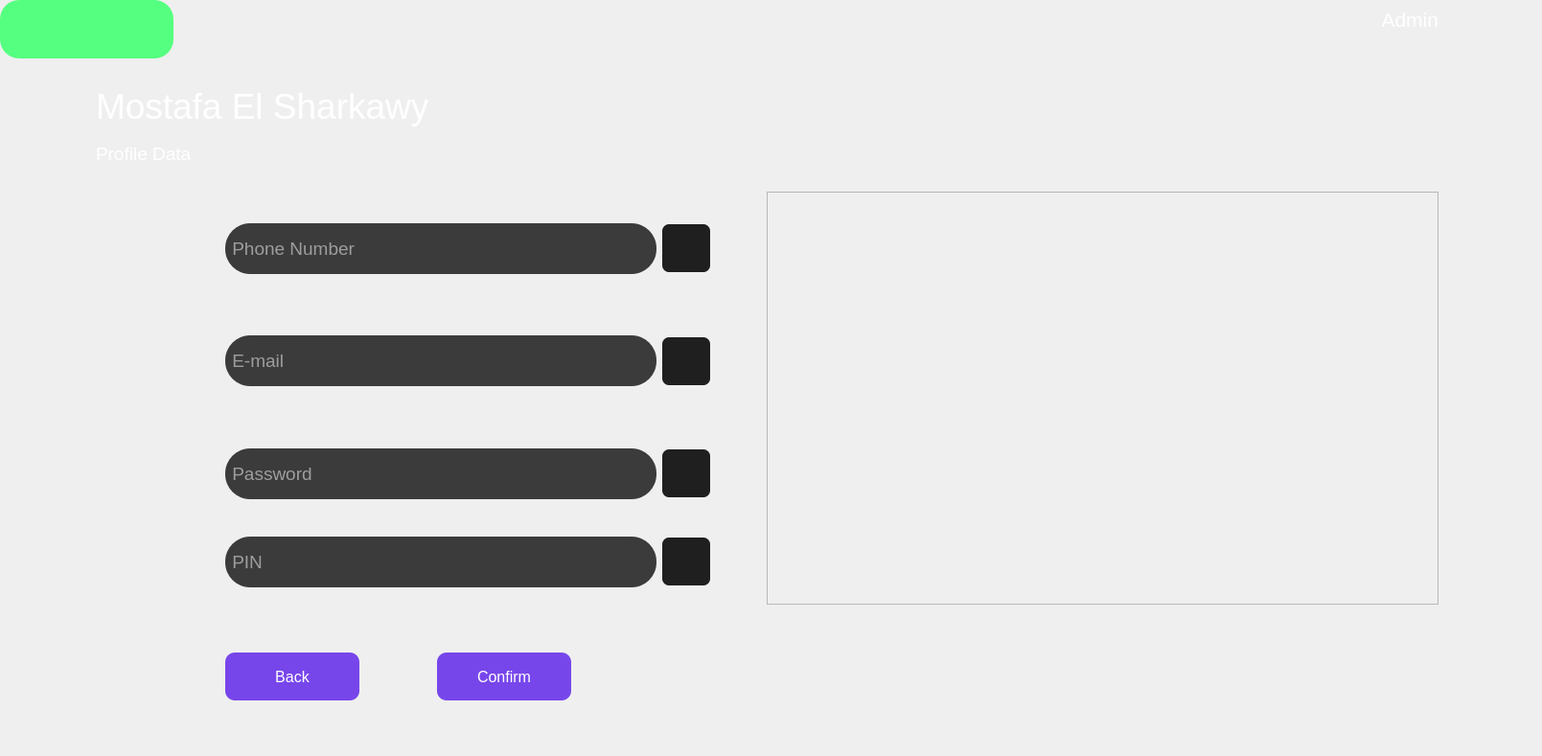
    <widget class="QWidget" name="page_10">
     <property name="styleSheet">
      <string notr="true">color: rgb(255, 255, 255);</string>
     </property>
     <widget class="QWidget" name="widget_22" native="true">
      <property name="geometry">
       <rect>
        <x>0</x>
        <y>0</y>
        <width>1600</width>
        <height>780</height>
       </rect>
      </property>
      <property name="minimumSize">
       <size>
        <width>450</width>
        <height>0</height>
       </size>
      </property>
      <property name="font">
       <font>
        <pointsize>12</pointsize>
       </font>
      </property>
      <property name="styleSheet">
       <string notr="true">QLineEdit
{
border-radius:26px;
background-color:3b3b3b;
}
QPushButton{
background-color:rgb(122, 105, 233);
color:white;
border-radius:7px;
}</string>
      </property>
      <widget class="QLabel" name="label_83">
       <property name="geometry">
        <rect>
         <x>100</x>
         <y>140</y>
         <width>131</width>
         <height>41</height>
        </rect>
       </property>
       <property name="font">
        <font>
         <pointsize>14</pointsize>
        </font>
       </property>
       <property name="text">
        <string>Profile Data</string>
       </property>
      </widget>
      <widget class="QLabel" name="label_85">
       <property name="geometry">
        <rect>
         <x>1360</x>
         <y>0</y>
         <width>141</width>
         <height>41</height>
        </rect>
       </property>
       <property name="font">
        <font>
         <pointsize>16</pointsize>
         <bold>false</bold>
        </font>
       </property>
       <property name="text">
        <string>&lt;html&gt;&lt;head/&gt;&lt;body&gt;&lt;p align=&quot;right&quot;&gt;Admin&lt;/p&gt;&lt;/body&gt;&lt;/html&gt;</string>
       </property>
      </widget>
      <widget class="QLabel" name="label_86">
       <property name="geometry">
        <rect>
         <x>100</x>
         <y>80</y>
         <width>571</width>
         <height>61</height>
        </rect>
       </property>
       <property name="font">
        <font>
         <pointsize>28</pointsize>
        </font>
       </property>
       <property name="text">
        <string>Mostafa El Sharkawy</string>
       </property>
      </widget>
      <widget class="QWidget" name="layoutWidget_4">
       <property name="geometry">
        <rect>
         <x>100</x>
         <y>200</y>
         <width>641</width>
         <height>447</height>
        </rect>
       </property>
       <layout class="QVBoxLayout" name="verticalLayout_2">
        <item>
         <layout class="QHBoxLayout" name="horizontalLayout_9">
          <item>
           <widget class="QLabel" name="label_89">
            <property name="text">
             <string/>
            </property>
            <property name="pixmap">
             <pixmap resource="assets3.qrc">:/new/prefix3/phone.png</pixmap>
            </property>
           </widget>
          </item>
          <item>
           <widget class="QLineEdit" name="lineEdit_9">
            <property name="minimumSize">
             <size>
              <width>450</width>
              <height>53</height>
             </size>
            </property>
            <property name="maximumSize">
             <size>
              <width>350</width>
              <height>53</height>
             </size>
            </property>
            <property name="font">
             <font>
              <pointsize>14</pointsize>
             </font>
            </property>
            <property name="styleSheet">
             <string notr="true">background-color: rgb(59, 59, 59);</string>
            </property>
            <property name="text">
             <string/>
            </property>
            <property name="placeholderText">
             <string> Phone Number</string>
            </property>
           </widget>
          </item>
          <item>
           <widget class="QPushButton" name="pushButton_96">
            <property name="minimumSize">
             <size>
              <width>50</width>
              <height>50</height>
             </size>
            </property>
            <property name="maximumSize">
             <size>
              <width>50</width>
              <height>50</height>
             </size>
            </property>
            <property name="font">
             <font>
              <pointsize>12</pointsize>
             </font>
            </property>
            <property name="styleSheet">
             <string notr="true">background-color: rgb(31, 31, 31);</string>
            </property>
            <property name="text">
             <string/>
            </property>
           </widget>
          </item>
         </layout>
        </item>
        <item>
         <layout class="QHBoxLayout" name="horizontalLayout_11">
          <item>
           <widget class="QLabel" name="label_90">
            <property name="minimumSize">
             <size>
              <width>87</width>
              <height>104</height>
             </size>
            </property>
            <property name="text">
             <string/>
            </property>
            <property name="pixmap">
             <pixmap resource="assets3.qrc">:/new/prefix3/email.png</pixmap>
            </property>
            <property name="scaledContents">
             <bool>false</bool>
            </property>
           </widget>
          </item>
          <item>
           <widget class="QLineEdit" name="lineEdit_8">
            <property name="minimumSize">
             <size>
              <width>450</width>
              <height>53</height>
             </size>
            </property>
            <property name="maximumSize">
             <size>
              <width>350</width>
              <height>53</height>
             </size>
            </property>
            <property name="font">
             <font>
              <pointsize>14</pointsize>
             </font>
            </property>
            <property name="styleSheet">
             <string notr="true">background-color: rgb(59, 59, 59);</string>
            </property>
            <property name="text">
             <string/>
            </property>
            <property name="placeholderText">
             <string> E-mail</string>
            </property>
           </widget>
          </item>
          <item>
           <widget class="QPushButton" name="pushButton_97">
            <property name="minimumSize">
             <size>
              <width>50</width>
              <height>50</height>
             </size>
            </property>
            <property name="maximumSize">
             <size>
              <width>50</width>
              <height>50</height>
             </size>
            </property>
            <property name="font">
             <font>
              <pointsize>12</pointsize>
             </font>
            </property>
            <property name="styleSheet">
             <string notr="true">background-color: rgb(31, 31, 31);</string>
            </property>
            <property name="text">
             <string/>
            </property>
           </widget>
          </item>
         </layout>
        </item>
        <item>
         <layout class="QHBoxLayout" name="horizontalLayout_12">
          <item>
           <widget class="QLabel" name="label_91">
            <property name="text">
             <string/>
            </property>
            <property name="pixmap">
             <pixmap resource="assets3.qrc">:/new/prefix3/BD.png</pixmap>
            </property>
           </widget>
          </item>
          <item>
           <widget class="QLineEdit" name="lineEdit_11">
            <property name="minimumSize">
             <size>
              <width>450</width>
              <height>53</height>
             </size>
            </property>
            <property name="maximumSize">
             <size>
              <width>350</width>
              <height>53</height>
             </size>
            </property>
            <property name="font">
             <font>
              <pointsize>14</pointsize>
             </font>
            </property>
            <property name="styleSheet">
             <string notr="true">background-color: rgb(59, 59, 59);</string>
            </property>
            <property name="text">
             <string/>
            </property>
            <property name="echoMode">
             <enum>QLineEdit::Password</enum>
            </property>
            <property name="placeholderText">
             <string> Password</string>
            </property>
           </widget>
          </item>
          <item>
           <widget class="QPushButton" name="pushButton_98">
            <property name="minimumSize">
             <size>
              <width>50</width>
              <height>50</height>
             </size>
            </property>
            <property name="maximumSize">
             <size>
              <width>50</width>
              <height>50</height>
             </size>
            </property>
            <property name="font">
             <font>
              <pointsize>12</pointsize>
             </font>
            </property>
            <property name="styleSheet">
             <string notr="true">background-color: rgb(31, 31, 31);</string>
            </property>
            <property name="text">
             <string/>
            </property>
            <property name="icon">
             <iconset resource="assets.qrc">
              <normaloff>:/new/prefix1/eye-password-show-svgrepo-com (1).png</normaloff>:/new/prefix1/eye-password-show-svgrepo-com (1).png</iconset>
            </property>
            <property name="iconSize">
             <size>
              <width>40</width>
              <height>40</height>
             </size>
            </property>
           </widget>
          </item>
         </layout>
        </item>
        <item>
         <layout class="QHBoxLayout" name="horizontalLayout_13">
          <item>
           <widget class="QLabel" name="label_135">
            <property name="text">
             <string/>
            </property>
            <property name="pixmap">
             <pixmap resource="assets3.qrc">:/new/prefix3/pinAndPass.png</pixmap>
            </property>
           </widget>
          </item>
          <item>
           <widget class="QLineEdit" name="lineEdit_10">
            <property name="minimumSize">
             <size>
              <width>450</width>
              <height>53</height>
             </size>
            </property>
            <property name="maximumSize">
             <size>
              <width>350</width>
              <height>53</height>
             </size>
            </property>
            <property name="font">
             <font>
              <pointsize>14</pointsize>
             </font>
            </property>
            <property name="styleSheet">
             <string notr="true">background-color: rgb(59, 59, 59);</string>
            </property>
            <property name="text">
             <string/>
            </property>
            <property name="echoMode">
             <enum>QLineEdit::Password</enum>
            </property>
            <property name="placeholderText">
             <string> PIN</string>
            </property>
           </widget>
          </item>
          <item>
           <widget class="QPushButton" name="pushButton_99">
            <property name="minimumSize">
             <size>
              <width>50</width>
              <height>50</height>
             </size>
            </property>
            <property name="maximumSize">
             <size>
              <width>50</width>
              <height>50</height>
             </size>
            </property>
            <property name="font">
             <font>
              <pointsize>12</pointsize>
             </font>
            </property>
            <property name="styleSheet">
             <string notr="true">background-color: rgb(31, 31, 31);</string>
            </property>
            <property name="text">
             <string/>
            </property>
            <property name="icon">
             <iconset resource="assets.qrc">
              <normaloff>:/new/prefix1/eye-password-show-svgrepo-com (1).png</normaloff>:/new/prefix1/eye-password-show-svgrepo-com (1).png</iconset>
            </property>
            <property name="iconSize">
             <size>
              <width>40</width>
              <height>40</height>
             </size>
            </property>
           </widget>
          </item>
         </layout>
        </item>
       </layout>
      </widget>
      <widget class="QWidget" name="layoutWidget_3">
       <property name="geometry">
        <rect>
         <x>160</x>
         <y>680</y>
         <width>511</width>
         <height>52</height>
        </rect>
       </property>
       <layout class="QHBoxLayout" name="horizontalLayout_2">
        <item>
         <widget class="QPushButton" name="pushButton_6">
          <property name="minimumSize">
           <size>
            <width>140</width>
            <height>50</height>
           </size>
          </property>
          <property name="maximumSize">
           <size>
            <width>140</width>
            <height>50</height>
           </size>
          </property>
          <property name="font">
           <font>
            <pointsize>12</pointsize>
            <bold>false</bold>
           </font>
          </property>
          <property name="styleSheet">
           <string notr="true">QPushButton:hover{
	background-color:rgb(100, 60, 200);
}
QPushButton{
background-color:rgb(119, 70, 234);
color:rgb(255, 255, 255);
border-radius:10px;
}</string>
          </property>
          <property name="text">
           <string>Back</string>
          </property>
         </widget>
        </item>
        <item>
         <widget class="QPushButton" name="pushButton_5">
          <property name="minimumSize">
           <size>
            <width>140</width>
            <height>50</height>
           </size>
          </property>
          <property name="maximumSize">
           <size>
            <width>140</width>
            <height>50</height>
           </size>
          </property>
          <property name="font">
           <font>
            <pointsize>12</pointsize>
            <bold>false</bold>
           </font>
          </property>
          <property name="styleSheet">
           <string notr="true">QPushButton:hover{
	background-color:rgb(100, 60, 200);
}
QPushButton{
background-color:rgb(119, 70, 234);
color:rgb(255, 255, 255);
border-radius:10px;
}</string>
          </property>
          <property name="text">
           <string>Confirm</string>
          </property>
         </widget>
        </item>
       </layout>
      </widget>
      <widget class="QScrollArea" name="scrollArea_5">
       <property name="geometry">
        <rect>
         <x>800</x>
         <y>200</y>
         <width>701</width>
         <height>431</height>
        </rect>
       </property>
       <property name="styleSheet">
        <string notr="true">QScrollBar:vertical{ 
boder:none;
background-color: rgb(36, 36, 36);
 width: 15px; 
margin: 15px 0 15px 0;
 boder-radius:0px;
}

QScrollBar:handle:vertical{
background-color: rgb(71, 71, 71);
 min-height:30px;
 border-radius:7px;
}
QScrollBar:handle:vertical:hover{
 background-color:rgb(58, 58, 58);
}
QScrollBar:handle:vertical pressed{
 background-color: rgb(60, 60, 60);
}

QScrollBar::sub-line:vertical{
border:none;
background-color: rgb(71, 71, 71);
height: 15px;
border-top-left-radius: 7px;
border-top-right-radius:7px;
subcontrol position: top;
subcontrol-origin: margin;
}
QScrollBar::sub-line:vertical:hover { 
background-color: rgb(58, 58, 58);
}

QScrollBar::sub-line:vertical:pressed{
 background-color: rgb(60, 60, 60);
}
 QScrollBar::add-line:vertical{
 border:none;
background-color: rgb(71, 71, 71);
 height: 15px;
border-bottom-left-radius: 7px; 
border-bottom-right-radius: 7px; 
subcontrol-position: bottom; 
subcontrol-origin: margin;
}
QScrollBar::add-line:vertical:hover {
 background-color:  rgb(58, 58, 58);
}
QScrollBar::add-line:vertical:pressed { 
background-color: rgb(60, 60, 60);
}

QScrollBar::up-arrow:vertical, QScrollBar::down-arrow:vertical{
 background: none;
}
QScrollBar::add-page:vertical, QScrollBar::sub-page:vertical{ 
background: none;
}

</string>
       </property>
       <property name="widgetResizable">
        <bool>true</bool>
       </property>
       <widget class="QWidget" name="scrollAreaWidgetContents_5">
        <property name="geometry">
         <rect>
          <x>0</x>
          <y>0</y>
          <width>699</width>
          <height>429</height>
         </rect>
        </property>
        <layout class="QVBoxLayout" name="verticalLayout_4">
         <property name="spacing">
          <number>30</number>
         </property>
        </layout>
       </widget>
      </widget>
      <widget class="QLabel" name="label_82">
       <property name="geometry">
        <rect>
         <x>0</x>
         <y>0</y>
         <width>181</width>
         <height>61</height>
        </rect>
       </property>
       <property name="styleSheet">
        <string notr="true">border-radius:20px;
background-color: rgb(85, 255, 127);
background-image: url(:/new/prefix1/firstPage.png);
</string>
       </property>
       <property name="text">
        <string/>
       </property>
       <property name="pixmap">
        <pixmap resource="assets.qrc">:/new/prefix1/firstPage.png</pixmap>
       </property>
       <property name="scaledContents">
        <bool>true</bool>
       </property>
      </widget>
     </widget>
    </widget>
